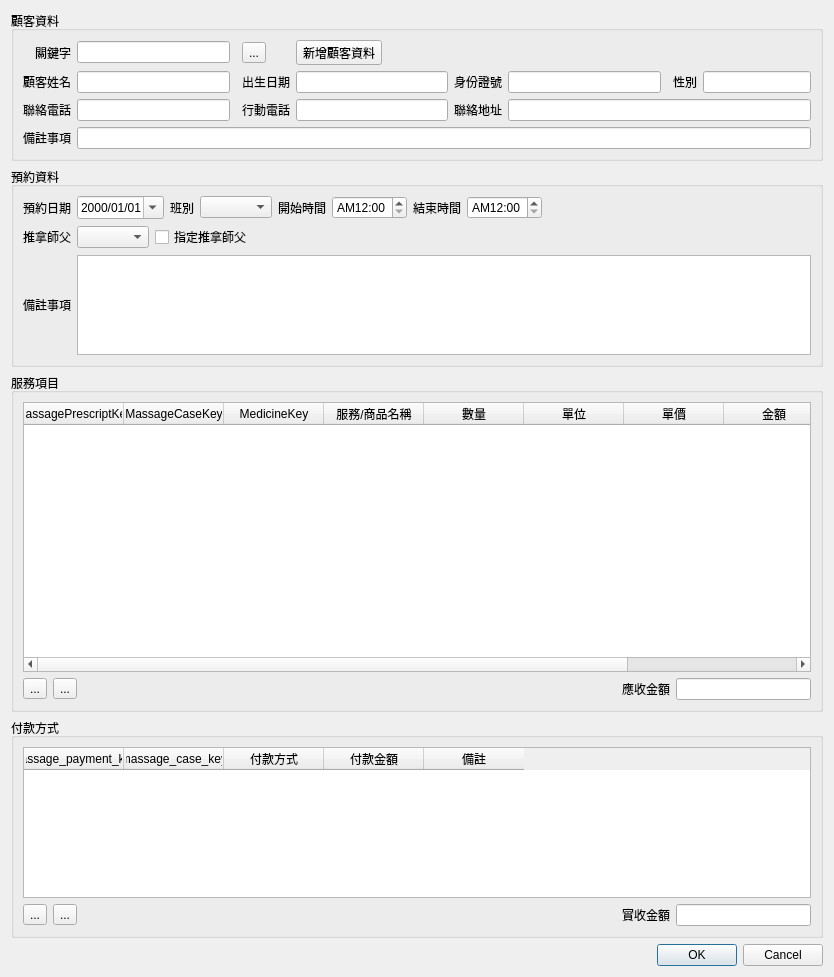
<?xml version="1.0" encoding="UTF-8"?>
<ui version="4.0">
 <class>Dialog_massage_reservation</class>
 <widget class="QDialog" name="Dialog_massage_reservation">
  <property name="windowModality">
   <enum>Qt::NonModal</enum>
  </property>
  <property name="geometry">
   <rect>
    <x>0</x>
    <y>0</y>
    <width>834</width>
    <height>977</height>
   </rect>
  </property>
  <property name="sizePolicy">
   <sizepolicy hsizetype="Preferred" vsizetype="Preferred">
    <horstretch>0</horstretch>
    <verstretch>0</verstretch>
   </sizepolicy>
  </property>
  <property name="acceptDrops">
   <bool>false</bool>
  </property>
  <property name="windowTitle">
   <string>養生館預約掛號</string>
  </property>
  <property name="modal">
   <bool>false</bool>
  </property>
  <layout class="QVBoxLayout" name="verticalLayout">
   <item>
    <widget class="QGroupBox" name="groupBox_4">
     <property name="title">
      <string>顧客資料</string>
     </property>
     <property name="flat">
      <bool>true</bool>
     </property>
     <layout class="QGridLayout" name="gridLayout_4">
      <item row="0" column="0">
       <widget class="QLabel" name="label_4">
        <property name="text">
         <string>關鍵字</string>
        </property>
        <property name="alignment">
         <set>Qt::AlignRight|Qt::AlignTrailing|Qt::AlignVCenter</set>
        </property>
       </widget>
      </item>
      <item row="4" column="0">
       <widget class="QLabel" name="label_remark">
        <property name="text">
         <string>備註事項</string>
        </property>
       </widget>
      </item>
      <item row="1" column="9" colspan="2">
       <widget class="QLineEdit" name="lineEdit_gender">
        <property name="readOnly">
         <bool>true</bool>
        </property>
       </widget>
      </item>
      <item row="0" column="1">
       <widget class="QLineEdit" name="lineEdit_customer_key"/>
      </item>
      <item row="1" column="8">
       <widget class="QLabel" name="label_gender">
        <property name="text">
         <string>性別</string>
        </property>
       </widget>
      </item>
      <item row="1" column="0">
       <widget class="QLabel" name="label_name">
        <property name="text">
         <string>顧客姓名</string>
        </property>
       </widget>
      </item>
      <item row="0" column="3">
       <widget class="QToolButton" name="toolButton_select_patient">
        <property name="toolTip">
         <string>病患資料進階查詢</string>
        </property>
        <property name="text">
         <string>...</string>
        </property>
        <property name="icon">
         <iconset>
          <normaloff>../icons/edit-find.png</normaloff>../icons/edit-find.png</iconset>
        </property>
       </widget>
      </item>
      <item row="0" column="4">
       <widget class="QToolButton" name="toolButton_add_customer">
        <property name="text">
         <string>新增顧客資料</string>
        </property>
        <property name="icon">
         <iconset>
          <normaloff>../icons/avatar-default.png</normaloff>../icons/avatar-default.png</iconset>
        </property>
        <property name="toolButtonStyle">
         <enum>Qt::ToolButtonTextBesideIcon</enum>
        </property>
       </widget>
      </item>
      <item row="2" column="1">
       <widget class="QLineEdit" name="lineEdit_telephone">
        <property name="readOnly">
         <bool>true</bool>
        </property>
       </widget>
      </item>
      <item row="1" column="5">
       <widget class="QLabel" name="label_id">
        <property name="text">
         <string>身份證號</string>
        </property>
       </widget>
      </item>
      <item row="1" column="1">
       <widget class="QLineEdit" name="lineEdit_name">
        <property name="readOnly">
         <bool>true</bool>
        </property>
       </widget>
      </item>
      <item row="2" column="0">
       <widget class="QLabel" name="label_telephone">
        <property name="text">
         <string>聯絡電話</string>
        </property>
       </widget>
      </item>
      <item row="4" column="1" colspan="10">
       <widget class="QLineEdit" name="lineEdit_remark">
        <property name="readOnly">
         <bool>true</bool>
        </property>
       </widget>
      </item>
      <item row="1" column="3">
       <widget class="QLabel" name="label_birthday">
        <property name="text">
         <string>出生日期</string>
        </property>
       </widget>
      </item>
      <item row="1" column="6">
       <widget class="QLineEdit" name="lineEdit_id">
        <property name="readOnly">
         <bool>true</bool>
        </property>
       </widget>
      </item>
      <item row="1" column="4">
       <widget class="QLineEdit" name="lineEdit_birthday">
        <property name="readOnly">
         <bool>true</bool>
        </property>
       </widget>
      </item>
      <item row="2" column="6" colspan="5">
       <widget class="QLineEdit" name="lineEdit_address">
        <property name="readOnly">
         <bool>true</bool>
        </property>
       </widget>
      </item>
      <item row="2" column="5">
       <widget class="QLabel" name="label_address">
        <property name="text">
         <string>聯絡地址</string>
        </property>
       </widget>
      </item>
      <item row="2" column="3">
       <widget class="QLabel" name="label_cellphone">
        <property name="text">
         <string>行動電話</string>
        </property>
       </widget>
      </item>
      <item row="2" column="4">
       <widget class="QLineEdit" name="lineEdit_cellphone">
        <property name="readOnly">
         <bool>true</bool>
        </property>
       </widget>
      </item>
     </layout>
    </widget>
   </item>
   <item>
    <widget class="QGroupBox" name="groupBox_medical_record">
     <property name="maximumSize">
      <size>
       <width>16777215</width>
       <height>200</height>
      </size>
     </property>
     <property name="title">
      <string>預約資料</string>
     </property>
     <property name="flat">
      <bool>true</bool>
     </property>
     <layout class="QGridLayout" name="gridLayout">
      <item row="1" column="0">
       <layout class="QHBoxLayout" name="horizontalLayout_2">
        <item>
         <widget class="QLabel" name="label_2">
          <property name="text">
           <string>推拿師父</string>
          </property>
         </widget>
        </item>
        <item>
         <widget class="QComboBox" name="comboBox_massager"/>
        </item>
        <item>
         <widget class="QCheckBox" name="checkBox_designated_massager">
          <property name="text">
           <string>指定推拿師父</string>
          </property>
         </widget>
        </item>
        <item>
         <spacer name="horizontalSpacer">
          <property name="orientation">
           <enum>Qt::Horizontal</enum>
          </property>
          <property name="sizeHint" stdset="0">
           <size>
            <width>40</width>
            <height>20</height>
           </size>
          </property>
         </spacer>
        </item>
       </layout>
      </item>
      <item row="0" column="0">
       <layout class="QHBoxLayout" name="horizontalLayout">
        <item>
         <widget class="QLabel" name="label_6">
          <property name="text">
           <string>預約日期</string>
          </property>
          <property name="alignment">
           <set>Qt::AlignLeading|Qt::AlignLeft|Qt::AlignVCenter</set>
          </property>
         </widget>
        </item>
        <item>
         <widget class="QDateEdit" name="dateEdit_reservation_date">
          <property name="displayFormat">
           <string>yyyy/MM/dd</string>
          </property>
          <property name="calendarPopup">
           <bool>true</bool>
          </property>
         </widget>
        </item>
        <item>
         <widget class="QLabel" name="label_8">
          <property name="text">
           <string>班別</string>
          </property>
          <property name="alignment">
           <set>Qt::AlignLeading|Qt::AlignLeft|Qt::AlignVCenter</set>
          </property>
         </widget>
        </item>
        <item>
         <widget class="QComboBox" name="comboBox_period"/>
        </item>
        <item>
         <widget class="QLabel" name="label_7">
          <property name="text">
           <string>開始時間</string>
          </property>
          <property name="alignment">
           <set>Qt::AlignLeading|Qt::AlignLeft|Qt::AlignVCenter</set>
          </property>
         </widget>
        </item>
        <item>
         <widget class="QTimeEdit" name="timeEdit_start_time">
          <property name="currentSection">
           <enum>QDateTimeEdit::AmPmSection</enum>
          </property>
          <property name="displayFormat">
           <string>APhh:mm</string>
          </property>
          <property name="calendarPopup">
           <bool>true</bool>
          </property>
         </widget>
        </item>
        <item>
         <widget class="QLabel" name="label_9">
          <property name="text">
           <string>結束時間</string>
          </property>
          <property name="alignment">
           <set>Qt::AlignLeading|Qt::AlignLeft|Qt::AlignVCenter</set>
          </property>
         </widget>
        </item>
        <item>
         <widget class="QTimeEdit" name="timeEdit_end_time">
          <property name="displayFormat">
           <string>APhh:mm</string>
          </property>
         </widget>
        </item>
        <item>
         <spacer name="horizontalSpacer_4">
          <property name="orientation">
           <enum>Qt::Horizontal</enum>
          </property>
          <property name="sizeHint" stdset="0">
           <size>
            <width>40</width>
            <height>20</height>
           </size>
          </property>
         </spacer>
        </item>
       </layout>
      </item>
      <item row="2" column="0">
       <layout class="QHBoxLayout" name="horizontalLayout_4">
        <item>
         <widget class="QLabel" name="label">
          <property name="text">
           <string>備註事項</string>
          </property>
          <property name="alignment">
           <set>Qt::AlignLeading|Qt::AlignLeft|Qt::AlignVCenter</set>
          </property>
         </widget>
        </item>
        <item>
         <widget class="QTextEdit" name="textEdit_remark"/>
        </item>
       </layout>
      </item>
     </layout>
    </widget>
   </item>
   <item>
    <widget class="QGroupBox" name="groupBox_diagnosis">
     <property name="title">
      <string>服務項目</string>
     </property>
     <property name="flat">
      <bool>true</bool>
     </property>
     <layout class="QVBoxLayout" name="verticalLayout_2">
      <item>
       <widget class="QTableWidget" name="tableWidget_massage_prescript">
        <property name="editTriggers">
         <set>QAbstractItemView::AnyKeyPressed|QAbstractItemView::DoubleClicked|QAbstractItemView::EditKeyPressed|QAbstractItemView::SelectedClicked</set>
        </property>
        <property name="alternatingRowColors">
         <bool>true</bool>
        </property>
        <property name="selectionMode">
         <enum>QAbstractItemView::SingleSelection</enum>
        </property>
        <property name="selectionBehavior">
         <enum>QAbstractItemView::SelectItems</enum>
        </property>
        <column>
         <property name="text">
          <string>MassagePrescriptKey</string>
         </property>
        </column>
        <column>
         <property name="text">
          <string>MassageCaseKey</string>
         </property>
        </column>
        <column>
         <property name="text">
          <string>MedicineKey</string>
         </property>
        </column>
        <column>
         <property name="text">
          <string>服務/商品名稱</string>
         </property>
        </column>
        <column>
         <property name="text">
          <string>數量</string>
         </property>
        </column>
        <column>
         <property name="text">
          <string>單位</string>
         </property>
        </column>
        <column>
         <property name="text">
          <string>單價</string>
         </property>
        </column>
        <column>
         <property name="text">
          <string>金額</string>
         </property>
        </column>
        <column>
         <property name="text">
          <string>備註</string>
         </property>
        </column>
       </widget>
      </item>
      <item>
       <layout class="QHBoxLayout" name="horizontalLayout_7">
        <item>
         <widget class="QToolButton" name="toolButton_add_prescript">
          <property name="text">
           <string>...</string>
          </property>
          <property name="icon">
           <iconset>
            <normaloff>../icons/add.svg</normaloff>../icons/add.svg</iconset>
          </property>
         </widget>
        </item>
        <item>
         <widget class="QToolButton" name="toolButton_remove_prescript">
          <property name="text">
           <string>...</string>
          </property>
          <property name="icon">
           <iconset>
            <normaloff>../icons/remove.svg</normaloff>../icons/remove.svg</iconset>
          </property>
         </widget>
        </item>
        <item>
         <spacer name="horizontalSpacer_5">
          <property name="orientation">
           <enum>Qt::Horizontal</enum>
          </property>
          <property name="sizeHint" stdset="0">
           <size>
            <width>40</width>
            <height>20</height>
           </size>
          </property>
         </spacer>
        </item>
        <item>
         <spacer name="horizontalSpacer_6">
          <property name="orientation">
           <enum>Qt::Horizontal</enum>
          </property>
          <property name="sizeHint" stdset="0">
           <size>
            <width>40</width>
            <height>20</height>
           </size>
          </property>
         </spacer>
        </item>
        <item>
         <spacer name="horizontalSpacer_7">
          <property name="orientation">
           <enum>Qt::Horizontal</enum>
          </property>
          <property name="sizeHint" stdset="0">
           <size>
            <width>40</width>
            <height>20</height>
           </size>
          </property>
         </spacer>
        </item>
        <item>
         <spacer name="horizontalSpacer_8">
          <property name="orientation">
           <enum>Qt::Horizontal</enum>
          </property>
          <property name="sizeHint" stdset="0">
           <size>
            <width>40</width>
            <height>20</height>
           </size>
          </property>
         </spacer>
        </item>
        <item>
         <widget class="QLabel" name="label_3">
          <property name="text">
           <string>應收金額</string>
          </property>
         </widget>
        </item>
        <item>
         <widget class="QLineEdit" name="lineEdit_total_fee">
          <property name="alignment">
           <set>Qt::AlignRight|Qt::AlignTrailing|Qt::AlignVCenter</set>
          </property>
          <property name="readOnly">
           <bool>true</bool>
          </property>
          <property name="clearButtonEnabled">
           <bool>false</bool>
          </property>
         </widget>
        </item>
       </layout>
      </item>
     </layout>
    </widget>
   </item>
   <item>
    <widget class="QGroupBox" name="groupBox">
     <property name="maximumSize">
      <size>
       <width>16777215</width>
       <height>220</height>
      </size>
     </property>
     <property name="title">
      <string>付款方式</string>
     </property>
     <property name="flat">
      <bool>true</bool>
     </property>
     <layout class="QVBoxLayout" name="verticalLayout_3">
      <item>
       <widget class="QTableWidget" name="tableWidget_massage_payment">
        <property name="selectionMode">
         <enum>QAbstractItemView::SingleSelection</enum>
        </property>
        <column>
         <property name="text">
          <string>massage_payment_key</string>
         </property>
        </column>
        <column>
         <property name="text">
          <string>massage_case_key</string>
         </property>
        </column>
        <column>
         <property name="text">
          <string>付款方式</string>
         </property>
        </column>
        <column>
         <property name="text">
          <string>付款金額</string>
         </property>
        </column>
        <column>
         <property name="text">
          <string>備註</string>
         </property>
        </column>
       </widget>
      </item>
      <item>
       <layout class="QHBoxLayout" name="horizontalLayout_5">
        <item>
         <layout class="QHBoxLayout" name="horizontalLayout_6">
          <item>
           <widget class="QToolButton" name="toolButton_add_payment">
            <property name="text">
             <string>...</string>
            </property>
            <property name="icon">
             <iconset>
              <normaloff>../icons/add.svg</normaloff>../icons/add.svg</iconset>
            </property>
           </widget>
          </item>
          <item>
           <widget class="QToolButton" name="toolButton_remove_payment">
            <property name="text">
             <string>...</string>
            </property>
            <property name="icon">
             <iconset>
              <normaloff>../icons/remove.svg</normaloff>../icons/remove.svg</iconset>
            </property>
           </widget>
          </item>
          <item>
           <spacer name="horizontalSpacer_2">
            <property name="orientation">
             <enum>Qt::Horizontal</enum>
            </property>
            <property name="sizeHint" stdset="0">
             <size>
              <width>40</width>
              <height>20</height>
             </size>
            </property>
           </spacer>
          </item>
          <item>
           <spacer name="horizontalSpacer_9">
            <property name="orientation">
             <enum>Qt::Horizontal</enum>
            </property>
            <property name="sizeHint" stdset="0">
             <size>
              <width>40</width>
              <height>20</height>
             </size>
            </property>
           </spacer>
          </item>
          <item>
           <spacer name="horizontalSpacer_10">
            <property name="orientation">
             <enum>Qt::Horizontal</enum>
            </property>
            <property name="sizeHint" stdset="0">
             <size>
              <width>40</width>
              <height>20</height>
             </size>
            </property>
           </spacer>
          </item>
          <item>
           <spacer name="horizontalSpacer_3">
            <property name="orientation">
             <enum>Qt::Horizontal</enum>
            </property>
            <property name="sizeHint" stdset="0">
             <size>
              <width>40</width>
              <height>20</height>
             </size>
            </property>
           </spacer>
          </item>
          <item>
           <widget class="QLabel" name="label_5">
            <property name="text">
             <string>實收金額</string>
            </property>
           </widget>
          </item>
          <item>
           <widget class="QLineEdit" name="lineEdit_receipt_fee">
            <property name="alignment">
             <set>Qt::AlignRight|Qt::AlignTrailing|Qt::AlignVCenter</set>
            </property>
            <property name="readOnly">
             <bool>true</bool>
            </property>
           </widget>
          </item>
         </layout>
        </item>
       </layout>
      </item>
     </layout>
    </widget>
   </item>
   <item>
    <widget class="QDialogButtonBox" name="buttonBox">
     <property name="orientation">
      <enum>Qt::Horizontal</enum>
     </property>
     <property name="standardButtons">
      <set>QDialogButtonBox::Cancel|QDialogButtonBox::Ok</set>
     </property>
     <property name="centerButtons">
      <bool>false</bool>
     </property>
    </widget>
   </item>
  </layout>
 </widget>
 <tabstops>
  <tabstop>lineEdit_customer_key</tabstop>
  <tabstop>toolButton_select_patient</tabstop>
  <tabstop>lineEdit_name</tabstop>
  <tabstop>lineEdit_telephone</tabstop>
 </tabstops>
 <resources/>
 <connections>
  <connection>
   <sender>buttonBox</sender>
   <signal>accepted()</signal>
   <receiver>Dialog_massage_reservation</receiver>
   <slot>accept()</slot>
   <hints>
    <hint type="sourcelabel">
     <x>257</x>
     <y>809</y>
    </hint>
    <hint type="destinationlabel">
     <x>157</x>
     <y>274</y>
    </hint>
   </hints>
  </connection>
  <connection>
   <sender>buttonBox</sender>
   <signal>rejected()</signal>
   <receiver>Dialog_massage_reservation</receiver>
   <slot>reject()</slot>
   <hints>
    <hint type="sourcelabel">
     <x>325</x>
     <y>809</y>
    </hint>
    <hint type="destinationlabel">
     <x>286</x>
     <y>274</y>
    </hint>
   </hints>
  </connection>
 </connections>
</ui>
